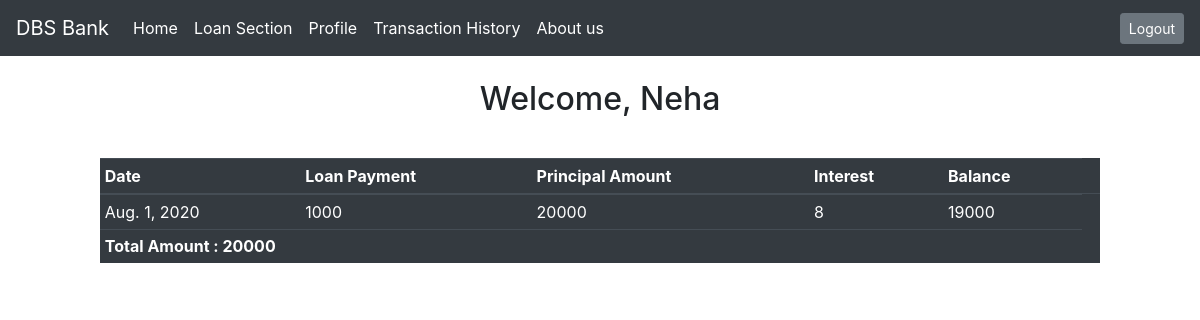
/transdis/ (signed in), run on the app's committed database.
### app/models.py (models this page shows)
class transaction(models.Model):
	start=models.DateField()
	end=models.DateField()
	paid=models.IntegerField(null=True)
	remaining=models.IntegerField(null=True)
	principal=models.IntegerField(null=True)
	interest=models.IntegerField(null=True)
	owner=models.ForeignKey(User,on_delete=models.CASCADE)

class loanapply(models.Model):
	name1=models.CharField(max_length=30)
	address=models.CharField(max_length=30)
	mobile=models.IntegerField()
	adhar_no=models.IntegerField()
	credit=models.IntegerField(null=True)
	loan_amount=models.IntegerField()
	member=models.ForeignKey(User,on_delete=models.CASCADE)

### app/views.py (the view)
# urls.py: path('transdis/',views.transdis,name='transdis'),
def transdis(request):
    obj=transaction.objects.filter(owner__username=request.user).values()
    obj5=loanapply.objects.filter(member__username=request.user).values()
    print(obj[0]['id'])
    balance=obj[0]['principal'] - obj[0]['paid']
    transaction.objects.filter(owner__username=request.user).update(remaining=balance)
    A=transaction.objects.filter(owner__username=request.user).values()
    return render(request,"transaction.html",{'obj':A,'obj5':obj5})

### template/transaction.html (shortened to what this page needs)
{% extends 'loan.html' %}
        {% block content %}
        <table class="table table-sm table-dark mx-auto" style="width: 1000px; margin-top: 40px">
  <thead>
    <tr>
      <th scope="col">Date</th>
      <th scope="col">Loan Payment</th>
      <th scope="col">Principal Amount</th>
      <th scope="col">Interest</th>
      <th scope="col">Balance</th>
    </tr>
  </thead>
  <tbody>
{% for x in obj %}
<tr>
<td>{{x.start}}</td>
<td>{{x.paid}}</td>
<td>{{x.principal}}</td>
<td>{{x.interest}}</td>
<td>{{x.remaining}}</td>
<td colspan="2"></td>
 </tr>
{% endfor %}
{% for x in obj5 %}
<tr>
      <th scope="row" colspan="5">Total Amount : {{x.loan_amount}}</th>
    </tr>
{% endfor %}
  </tbody>
</table>
        {% endblock %}

### template/homepage.html (shortened to what this page needs)
<!doctype html>
<html lang="en">
  <head>
    <link rel="stylesheet" href="https://stackpath.bootstrapcdn.com/bootstrap/4.5.0/css/bootstrap.min.css">
  </head>
  <body>
    <div>
      <nav class="navbar navbar-expand-lg navbar-light bg-dark">
  <a class="navbar-brand"href="#" style="color: white">DBS Bank</a>
  <div class="collapse navbar-collapse" id="navbarSupportedContent">
    <ul class="navbar-nav mr-auto">
      <li class="nav-item active">
        <a class="nav-link" href="/" style="color: white">Home<span class="sr-only">(current)</span></a>
      </li>
      <li class="nav-item">
        <a class="nav-link" href="/loan" style="color: white">Loan Section</a>
      </li>
      <li class="nav-item">
        <a class="nav-link" href="/profile" style="color: white">Profile</a>
      </li>
      <li class="nav-item">
        <a class="nav-link" href="/transactionmain" style="color: white">Transaction History</a>
      </li>
      <li class="nav-item">
        <a class="nav-link" href="/aboutus" style="color: white">About us</a>
      </li>
    </ul>
    <form class="form-inline my-2 my-lg-0">
      <a class="btn btn-secondary btn-sm" style="margin-left:5px" href="/logoutuser">Logout</a>
    </form>
  </div>
</nav>
<br>
      <center><h2>Welcome, {{user}}</h2></center>
    </div>
    {% block content %}
    {% endblock %}
  </body>
</html>

### data on the page
transaction: start "Aug. 1, 2020", paid "1000", principal "20000", interest "8", remaining "19000"
loanapply: loan_amount "20000"

### other printed values
{{ user }} "Neha"
